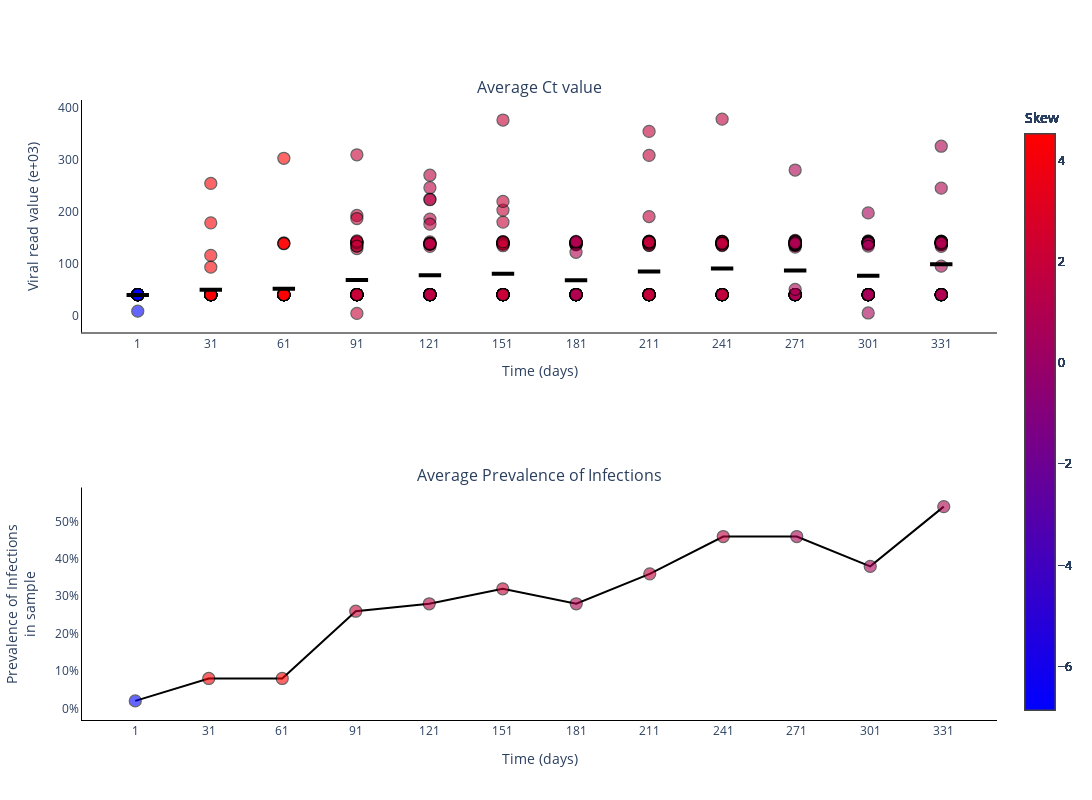

The cell this chart's notebook holds for it:
### Markdown cell above
### Plot Ct values for different experiments

### Code cell
fig = go.Figure()
fig = make_subplots(rows=2, cols=1, subplot_titles=('Average Ct value', 'Average Prevalence of Infections'))

skews = skew(vr_values[0, :, :], axis=1)
print(skews)

for _ in range(sample_size):
    fig.add_trace(
        go.Scatter(
            y=vr_values[0, :, _].tolist(),
            x=sample_points,
            mode='markers',
            name='Average Ct value',
            marker_line=dict(width=1.25, color='black'),
            marker_color=skews,
            marker_colorscale='BlueRed',
            marker_colorbar_title=dict(
                text='Skew',
                side='top'),
            marker_size=12,
            marker_opacity=0.6,
            marker_showscale=True,
            showlegend=False,
        ),
        row=1,
        col=1
    )

fig.add_trace(
    go.Scatter(
        y=np.mean(vr_values[0, :, :], axis=1).tolist(),
        x=sample_points,
        mode='markers',
        name='Median Ct value',
        marker_color='black',
        marker_line=dict(width=4, color='black'),
        marker_symbol='line-ew',
        marker_size=16,
        showlegend=False,
    ),
    row=1,
    col=1
)

fig.add_trace(
    go.Scatter(
        y=(infec[0, :]/sample_size).tolist(),
        x=sample_points,
        mode='lines+markers',
        connectgaps=True,
        name='Average Prevalence of Infections',
        marker_line=dict(width=1.25, color='black'),
        marker_color=skews,
        marker_colorscale='BlueRed',
        marker_colorbar_title=dict(
            text='Skew',
            side='top'),
        marker_opacity=0.6,
        marker_size=12,
        marker_showscale=True,
        line_color='black',
        showlegend=False,
    ),
    row=2,
    col=1
)

# Add axis labels
fig.update_layout(
    width=1100, 
    height=800,
    plot_bgcolor='white',
    xaxis=dict(
        linecolor='black',
        tickvals=sample_points.tolist(),
        title = 'Time (days)'
        ),
    yaxis=dict(
        linecolor='black',
        title = 'Viral read value (e+03)'),
    xaxis2=dict(
        linecolor='black',
        tickvals=sample_points.tolist(),
        title = 'Time (days)'
        ),
    yaxis2=dict(
        linecolor='black',
        tickformat = '.0%',
        title = 'Prevalence of Infections<br>in sample')
    #legend=dict(
    #    orientation="h",
    #    yanchor="bottom",
    #    y=1.02,
    #    xanchor="right",
    #    x=1
    #)
    )

fig.write_image('images/Viral_read_values.pdf')
fig.show()

### Figure 1 — Plotly figure (JSON) as saved in the notebook; plotly's stock layout.template omitted (floating-point values rounded to 4 significant figures)
{"data": [{"marker": {"color": [-6.857, 4.31, 4.523, 2.06, 1.502, 2.059, 0.9907, 1.872, 1.763, 0.8713, 0.6503, 0.9963], "colorbar": {"title": {"side": "top", "text": "Skew"}}, "colorscale": [[0, "rgb(0,0,255)"], [1, "rgb(255,0,0)"]], "line": {"color": "black", "width": 1.25}, "opacity": 0.6, "showscale": true, "size": 12}, "mode": "markers", "name": "Average Ct value", "showlegend": false, "type": "scatter", "x": [1, 31, 61, 91, 121, 151, 181, 211, 241, 271, 301, 331], "xaxis": "x", "y": [40, 40, 40, 40, 40, 40, 40, 40, 40, 40, 40, 40], "yaxis": "y"}, {"marker": {"color": [-6.857, 4.31, 4.523, 2.06, 1.502, 2.059, 0.9907, 1.872, 1.763, 0.8713, 0.6503, 0.9963], "colorbar": {"title": {"side": "top", "text": "Skew"}}, "colorscale": [[0, "rgb(0,0,255)"], [1, "rgb(255,0,0)"]], "line": {"color": "black", "width": 1.25}, "opacity": 0.6, "showscale": true, "size": 12}, "mode": "markers", "name": "Average Ct value", "showlegend": false, "type": "scatter", "x": [1, 31, 61, 91, 121, 151, 181, 211, 241, 271, 301, 331], "xaxis": "x", "y": [40, 40, 40, 40, 40, 40, 40, 40, 40, 40, 40, 40], "yaxis": "y"}, {"marker": {"color": [-6.857, 4.31, 4.523, 2.06, 1.502, 2.059, 0.9907, 1.872, 1.763, 0.8713, 0.6503, 0.9963], "colorbar": {"title": {"side": "top", "text": "Skew"}}, "colorscale": [[0, "rgb(0,0,255)"], [1, "rgb(255,0,0)"]], "line": {"color": "black", "width": 1.25}, "opacity": 0.6, "showscale": true, "size": 12}, "mode": "markers", "name": "Average Ct value", "showlegend": false, "type": "scatter", "x": [1, 31, 61, 91, 121, 151, 181, 211, 241, 271, 301, 331], "xaxis": "x", "y": [40, 40, 40, 40, 40, 40, 40, 40, 40, 40, 40, 40], "yaxis": "y"}, {"marker": {"color": [-6.857, 4.31, 4.523, 2.06, 1.502, 2.059, 0.9907, 1.872, 1.763, 0.8713, 0.6503, 0.9963], "colorbar": {"title": {"side": "top", "text": "Skew"}}, "colorscale": [[0, "rgb(0,0,255)"], [1, "rgb(255,0,0)"]], "line": {"color": "black", "width": 1.25}, "opacity": 0.6, "showscale": true, "size": 12}, "mode": "markers", "name": "Average Ct value", "showlegend": false, "type": "scatter", "x": [1, 31, 61, 91, 121, 151, 181, 211, 241, 271, 301, 331], "xaxis": "x", "y": [40, 40, 40, 40, 40, 40, 40, 40, 40, 40, 40, 40], "yaxis": "y"}, {"marker": {"color": [-6.857, 4.31, 4.523, 2.06, 1.502, 2.059, 0.9907, 1.872, 1.763, 0.8713, 0.6503, 0.9963], "colorbar": {"title": {"side": "top", "text": "Skew"}}, "colorscale": [[0, "rgb(0,0,255)"], [1, "rgb(255,0,0)"]], "line": {"color": "black", "width": 1.25}, "opacity": 0.6, "showscale": true, "size": 12}, "mode": "markers", "name": "Average Ct value", "showlegend": false, "type": "scatter", "x": [1, 31, 61, 91, 121, 151, 181, 211, 241, 271, 301, 331], "xaxis": "x", "y": [40, 40, 40, 40, 40, 40, 40, 40, 40, 40, 40, 40], "yaxis": "y"}, {"marker": {"color": [-6.857, 4.31, 4.523, 2.06, 1.502, 2.059, 0.9907, 1.872, 1.763, 0.8713, 0.6503, 0.9963], "colorbar": {"title": {"side": "top", "text": "Skew"}}, "colorscale": [[0, "rgb(0,0,255)"], [1, "rgb(255,0,0)"]], "line": {"color": "black", "width": 1.25}, "opacity": 0.6, "showscale": true, "size": 12}, "mode": "markers", "name": "Average Ct value", "showlegend": false, "type": "scatter", "x": [1, 31, 61, 91, 121, 151, 181, 211, 241, 271, 301, 331], "xaxis": "x", "y": [40, 40, 40, 40, 40, 40, 40, 40, 40, 40, 40, 40], "yaxis": "y"}, {"marker": {"color": [-6.857, 4.31, 4.523, 2.06, 1.502, 2.059, 0.9907, 1.872, 1.763, 0.8713, 0.6503, 0.9963], "colorbar": {"title": {"side": "top", "text": "Skew"}}, "colorscale": [[0, "rgb(0,0,255)"], [1, "rgb(255,0,0)"]], "line": {"color": "black", "width": 1.25}, "opacity": 0.6, "showscale": true, "size": 12}, "mode": "markers", "name": "Average Ct value", "showlegend": false, "type": "scatter", "x": [1, 31, 61, 91, 121, 151, 181, 211, 241, 271, 301, 331], "xaxis": "x", "y": [40, 40, 40, 40, 40, 40, 40, 40, 40, 40, 40, 40], "yaxis": "y"}, {"marker": {"color": [-6.857, 4.31, 4.523, 2.06, 1.502, 2.059, 0.9907, 1.872, 1.763, 0.8713, 0.6503, 0.9963], "colorbar": {"title": {"side": "top", "text": "Skew"}}, "colorscale": [[0, "rgb(0,0,255)"], [1, "rgb(255,0,0)"]], "line": {"color": "black", "width": 1.25}, "opacity": 0.6, "showscale": true, "size": 12}, "mode": "markers", "name": "Average Ct value", "showlegend": false, "type": "scatter", "x": [1, 31, 61, 91, 121, 151, 181, 211, 241, 271, 301, 331], "xaxis": "x", "y": [40, 40, 40, 40, 40, 40, 40, 40, 40, 40, 40, 40], "yaxis": "y"}, {"marker": {"color": [-6.857, 4.31, 4.523, 2.06, 1.502, 2.059, 0.9907, 1.872, 1.763, 0.8713, 0.6503, 0.9963], "colorbar": {"title": {"side": "top", "text": "Skew"}}, "colorscale": [[0, "rgb(0,0,255)"], [1, "rgb(255,0,0)"]], "line": {"color": "black", "width": 1.25}, "opacity": 0.6, "showscale": true, "size": 12}, "mode": "markers", "name": "Average Ct value", "showlegend": false, "type": "scatter", "x": [1, 31, 61, 91, 121, 151, 181, 211, 241, 271, 301, 331], "xaxis": "x", "y": [40, 40, 40, 40, 40, 40, 40, 40, 40, 40, 40, 40], "yaxis": "y"}, {"marker": {"color": [-6.857, 4.31, 4.523, 2.06, 1.502, 2.059, 0.9907, 1.872, 1.763, 0.8713, 0.6503, 0.9963], "colorbar": {"title": {"side": "top", "text": "Skew"}}, "colorscale": [[0, "rgb(0,0,255)"], [1, "rgb(255,0,0)"]], "line": {"color": "black", "width": 1.25}, "opacity": 0.6, "showscale": true, "size": 12}, "mode": "markers", "name": "Average Ct value", "showlegend": false, "type": "scatter", "x": [1, 31, 61, 91, 121, 151, 181, 211, 241, 271, 301, 331], "xaxis": "x", "y": [40, 40, 40, 40, 40, 40, 40, 40, 40, 40, 40, 40], "yaxis": "y"}, {"marker": {"color": [-6.857, 4.31, 4.523, 2.06, 1.502, 2.059, 0.9907, 1.872, 1.763, 0.8713, 0.6503, 0.9963], "colorbar": {"title": {"side": "top", "text": "Skew"}}, "colorscale": [[0, "rgb(0,0,255)"], [1, "rgb(255,0,0)"]], "line": {"color": "black", "width": 1.25}, "opacity": 0.6, "showscale": true, "size": 12}, "mode": "markers", "name": "Average Ct value", "showlegend": false, "type": "scatter", "x": [1, 31, 61, 91, 121, 151, 181, 211, 241, 271, 301, 331], "xaxis": "x", "y": [40, 40, 40, 40, 40, 40, 40, 40, 40, 40, 40, 40], "yaxis": "y"}, {"marker": {"color": [-6.857, 4.31, 4.523, 2.06, 1.502, 2.059, 0.9907, 1.872, 1.763, 0.8713, 0.6503, 0.9963], "colorbar": {"title": {"side": "top", "text": "Skew"}}, "colorscale": [[0, "rgb(0,0,255)"], [1, "rgb(255,0,0)"]], "line": {"color": "black", "width": 1.25}, "opacity": 0.6, "showscale": true, "size": 12}, "mode": "markers", "name": "Average Ct value", "showlegend": false, "type": "scatter", "x": [1, 31, 61, 91, 121, 151, 181, 211, 241, 271, 301, 331], "xaxis": "x", "y": [40, 40, 40, 40, 40, 40, 40, 40, 40, 40, 40, 40], "yaxis": "y"}, {"marker": {"color": [-6.857, 4.31, 4.523, 2.06, 1.502, 2.059, 0.9907, 1.872, 1.763, 0.8713, 0.6503, 0.9963], "colorbar": {"title": {"side": "top", "text": "Skew"}}, "colorscale": [[0, "rgb(0,0,255)"], [1, "rgb(255,0,0)"]], "line": {"color": "black", "width": 1.25}, "opacity": 0.6, "showscale": true, "size": 12}, "mode": "markers", "name": "Average Ct value", "showlegend": false, "type": "scatter", "x": [1, 31, 61, 91, 121, 151, 181, 211, 241, 271, 301, 331], "xaxis": "x", "y": [40, 40, 40, 40, 40, 40, 40, 40, 40, 40, 40, 40], "yaxis": "y"}, {"marker": {"color": [-6.857, 4.31, 4.523, 2.06, 1.502, 2.059, 0.9907, 1.872, 1.763, 0.8713, 0.6503, 0.9963], "colorbar": {"title": {"side": "top", "text": "Skew"}}, "colorscale": [[0, "rgb(0,0,255)"], [1, "rgb(255,0,0)"]], "line": {"color": "black", "width": 1.25}, "opacity": 0.6, "showscale": true, "size": 12}, "mode": "markers", "name": "Average Ct value", "showlegend": false, "type": "scatter", "x": [1, 31, 61, 91, 121, 151, 181, 211, 241, 271, 301, 331], "xaxis": "x", "y": [40, 40, 40, 40, 40, 40, 40, 40, 40, 40, 40, 40], "yaxis": "y"}, {"marker": {"color": [-6.857, 4.31, 4.523, 2.06, 1.502, 2.059, 0.9907, 1.872, 1.763, 0.8713, 0.6503, 0.9963], "colorbar": {"title": {"side": "top", "text": "Skew"}}, "colorscale": [[0, "rgb(0,0,255)"], [1, "rgb(255,0,0)"]], "line": {"color": "black", "width": 1.25}, "opacity": 0.6, "showscale": true, "size": 12}, "mode": "markers", "name": "Average Ct value", "showlegend": false, "type": "scatter", "x": [1, 31, 61, 91, 121, 151, 181, 211, 241, 271, 301, 331], "xaxis": "x", "y": [40, 40, 40, 40, 40, 40, 40, 40, 40, 40, 40, 40], "yaxis": "y"}, {"marker": {"color": [-6.857, 4.31, 4.523, 2.06, 1.502, 2.059, 0.9907, 1.872, 1.763, 0.8713, 0.6503, 0.9963], "colorbar": {"title": {"side": "top", "text": "Skew"}}, "colorscale": [[0, "rgb(0,0,255)"], [1, "rgb(255,0,0)"]], "line": {"color": "black", "width": 1.25}, "opacity": 0.6, "showscale": true, "size": 12}, "mode": "markers", "name": "Average Ct value", "showlegend": false, "type": "scatter", "x": [1, 31, 61, 91, 121, 151, 181, 211, 241, 271, 301, 331], "xaxis": "x", "y": [40, 40, 40, 40, 40, 40, 40, 40, 40, 40, 40, 40], "yaxis": "y"}, {"marker": {"color": [-6.857, 4.31, 4.523, 2.06, 1.502, 2.059, 0.9907, 1.872, 1.763, 0.8713, 0.6503, 0.9963], "colorbar": {"title": {"side": "top", "text": "Skew"}}, "colorscale": [[0, "rgb(0,0,255)"], [1, "rgb(255,0,0)"]], "line": {"color": "black", "width": 1.25}, "opacity": 0.6, "showscale": true, "size": 12}, "mode": "markers", "name": "Average Ct value", "showlegend": false, "type": "scatter", "x": [1, 31, 61, 91, 121, 151, 181, 211, 241, 271, 301, 331], "xaxis": "x", "y": [40, 40, 40, 40, 40, 40, 40, 40, 40, 40, 40, 40], "yaxis": "y"}, {"marker": {"color": [-6.857, 4.31, 4.523, 2.06, 1.502, 2.059, 0.9907, 1.872, 1.763, 0.8713, 0.6503, 0.9963], "colorbar": {"title": {"side": "top", "text": "Skew"}}, "colorscale": [[0, "rgb(0,0,255)"], [1, "rgb(255,0,0)"]], "line": {"color": "black", "width": 1.25}, "opacity": 0.6, "showscale": true, "size": 12}, "mode": "markers", "name": "Average Ct value", "showlegend": false, "type": "scatter", "x": [1, 31, 61, 91, 121, 151, 181, 211, 241, 271, 301, 331], "xaxis": "x", "y": [40, 40, 40, 40, 40, 40, 40, 40, 40, 40, 40, 40], "yaxis": "y"}, {"marker": {"color": [-6.857, 4.31, 4.523, 2.06, 1.502, 2.059, 0.9907, 1.872, 1.763, 0.8713, 0.6503, 0.9963], "colorbar": {"title": {"side": "top", "text": "Skew"}}, "colorscale": [[0, "rgb(0,0,255)"], [1, "rgb(255,0,0)"]], "line": {"color": "black", "width": 1.25}, "opacity": 0.6, "showscale": true, "size": 12}, "mode": "markers", "name": "Average Ct value", "showlegend": false, "type": "scatter", "x": [1, 31, 61, 91, 121, 151, 181, 211, 241, 271, 301, 331], "xaxis": "x", "y": [40, 40, 40, 40, 40, 40, 40, 40, 40, 40, 40, 40], "yaxis": "y"}, {"marker": {"color": [-6.857, 4.31, 4.523, 2.06, 1.502, 2.059, 0.9907, 1.872, 1.763, 0.8713, 0.6503, 0.9963], "colorbar": {"title": {"side": "top", "text": "Skew"}}, "colorscale": [[0, "rgb(0,0,255)"], [1, "rgb(255,0,0)"]], "line": {"color": "black", "width": 1.25}, "opacity": 0.6, "showscale": true, "size": 12}, "mode": "markers", "name": "Average Ct value", "showlegend": false, "type": "scatter", "x": [1, 31, 61, 91, 121, 151, 181, 211, 241, 271, 301, 331], "xaxis": "x", "y": [40, 40, 40, 40, 40, 40, 40, 40, 40, 40, 40, 40], "yaxis": "y"}, {"marker": {"color": [-6.857, 4.31, 4.523, 2.06, 1.502, 2.059, 0.9907, 1.872, 1.763, 0.8713, 0.6503, 0.9963], "colorbar": {"title": {"side": "top", "text": "Skew"}}, "colorscale": [[0, "rgb(0,0,255)"], [1, "rgb(255,0,0)"]], "line": {"color": "black", "width": 1.25}, "opacity": 0.6, "showscale": true, "size": 12}, "mode": "markers", "name": "Average Ct value", "showlegend": false, "type": "scatter", "x": [1, 31, 61, 91, 121, 151, 181, 211, 241, 271, 301, 331], "xaxis": "x", "y": [40, 40, 40, 40, 40, 40, 40, 40, 40, 40, 40, 40], "yaxis": "y"}, {"marker": {"color": [-6.857, 4.31, 4.523, 2.06, 1.502, 2.059, 0.9907, 1.872, 1.763, 0.8713, 0.6503, 0.9963], "colorbar": {"title": {"side": "top", "text": "Skew"}}, "colorscale": [[0, "rgb(0,0,255)"], [1, "rgb(255,0,0)"]], "line": {"color": "black", "width": 1.25}, "opacity": 0.6, "showscale": true, "size": 12}, "mode": "markers", "name": "Average Ct value", "showlegend": false, "type": "scatter", "x": [1, 31, 61, 91, 121, 151, 181, 211, 241, 271, 301, 331], "xaxis": "x", "y": [40, 40, 40, 40, 40, 40, 40, 40, 40, 40, 40, 40], "yaxis": "y"}, {"marker": {"color": [-6.857, 4.31, 4.523, 2.06, 1.502, 2.059, 0.9907, 1.872, 1.763, 0.8713, 0.6503, 0.9963], "colorbar": {"title": {"side": "top", "text": "Skew"}}, "colorscale": [[0, "rgb(0,0,255)"], [1, "rgb(255,0,0)"]], "line": {"color": "black", "width": 1.25}, "opacity": 0.6, "showscale": true, "size": 12}, "mode": "markers", "name": "Average Ct value", "showlegend": false, "type": "scatter", "x": [1, 31, 61, 91, 121, 151, 181, 211, 241, 271, 301, 331], "xaxis": "x", "y": [40, 40, 40, 40, 40, 40, 40, 40, 40, 40, 40, 40], "yaxis": "y"}, {"marker": {"color": [-6.857, 4.31, 4.523, 2.06, 1.502, 2.059, 0.9907, 1.872, 1.763, 0.8713, 0.6503, 0.9963], "colorbar": {"title": {"side": "top", "text": "Skew"}}, "colorscale": [[0, "rgb(0,0,255)"], [1, "rgb(255,0,0)"]], "line": {"color": "black", "width": 1.25}, "opacity": 0.6, "showscale": true, "size": 12}, "mode": "markers", "name": "Average Ct value", "showlegend": false, "type": "scatter", "x": [1, 31, 61, 91, 121, 151, 181, 211, 241, 271, 301, 331], "xaxis": "x", "y": [40, 40, 40, 40, 40, 40, 40, 40, 40, 40, 40, 136.8], "yaxis": "y"}, {"marker": {"color": [-6.857, 4.31, 4.523, 2.06, 1.502, 2.059, 0.9907, 1.872, 1.763, 0.8713, 0.6503, 0.9963], "colorbar": {"title": {"side": "top", "text": "Skew"}}, "colorscale": [[0, "rgb(0,0,255)"], [1, "rgb(255,0,0)"]], "line": {"color": "black", "width": 1.25}, "opacity": 0.6, "showscale": true, "size": 12}, "mode": "markers", "name": "Average Ct value", "showlegend": false, "type": "scatter", "x": [1, 31, 61, 91, 121, 151, 181, 211, 241, 271, 301, 331], "xaxis": "x", "y": [40, 40, 40, 40, 40, 40, 40, 40, 40, 40, 40, 141.5], "yaxis": "y"}, {"marker": {"color": [-6.857, 4.31, 4.523, 2.06, 1.502, 2.059, 0.9907, 1.872, 1.763, 0.8713, 0.6503, 0.9963], "colorbar": {"title": {"side": "top", "text": "Skew"}}, "colorscale": [[0, "rgb(0,0,255)"], [1, "rgb(255,0,0)"]], "line": {"color": "black", "width": 1.25}, "opacity": 0.6, "showscale": true, "size": 12}, "mode": "markers", "name": "Average Ct value", "showlegend": false, "type": "scatter", "x": [1, 31, 61, 91, 121, 151, 181, 211, 241, 271, 301, 331], "xaxis": "x", "y": [40, 40, 40, 40, 40, 40, 40, 40, 40, 40, 40, 140.5], "yaxis": "y"}, {"marker": {"color": [-6.857, 4.31, 4.523, 2.06, 1.502, 2.059, 0.9907, 1.872, 1.763, 0.8713, 0.6503, 0.9963], "colorbar": {"title": {"side": "top", "text": "Skew"}}, "colorscale": [[0, "rgb(0,0,255)"], [1, "rgb(255,0,0)"]], "line": {"color": "black", "width": 1.25}, "opacity": 0.6, "showscale": true, "size": 12}, "mode": "markers", "name": "Average Ct value", "showlegend": false, "type": "scatter", "x": [1, 31, 61, 91, 121, 151, 181, 211, 241, 271, 301, 331], "xaxis": "x", "y": [40, 40, 40, 40, 40, 40, 40, 40, 40, 40, 40, 244.7], "yaxis": "y"}, {"marker": {"color": [-6.857, 4.31, 4.523, 2.06, 1.502, 2.059, 0.9907, 1.872, 1.763, 0.8713, 0.6503, 0.9963], "colorbar": {"title": {"side": "top", "text": "Skew"}}, "colorscale": [[0, "rgb(0,0,255)"], [1, "rgb(255,0,0)"]], "line": {"color": "black", "width": 1.25}, "opacity": 0.6, "showscale": true, "size": 12}, "mode": "markers", "name": "Average Ct value", "showlegend": false, "type": "scatter", "x": [1, 31, 61, 91, 121, 151, 181, 211, 241, 271, 301, 331], "xaxis": "x", "y": [40, 40, 40, 40, 40, 40, 40, 40, 141.5, 136.7, 40, 139.6], "yaxis": "y"}, {"marker": {"color": [-6.857, 4.31, 4.523, 2.06, 1.502, 2.059, 0.9907, 1.872, 1.763, 0.8713, 0.6503, 0.9963], "colorbar": {"title": {"side": "top", "text": "Skew"}}, "colorscale": [[0, "rgb(0,0,255)"], [1, "rgb(255,0,0)"]], "line": {"color": "black", "width": 1.25}, "opacity": 0.6, "showscale": true, "size": 12}, "mode": "markers", "name": "Average Ct value", "showlegend": false, "type": "scatter", "x": [1, 31, 61, 91, 121, 151, 181, 211, 241, 271, 301, 331], "xaxis": "x", "y": [40, 40, 40, 40, 40, 40, 40, 40, 142.2, 140.9, 40, 142.9], "yaxis": "y"}, {"marker": {"color": [-6.857, 4.31, 4.523, 2.06, 1.502, 2.059, 0.9907, 1.872, 1.763, 0.8713, 0.6503, 0.9963], "colorbar": {"title": {"side": "top", "text": "Skew"}}, "colorscale": [[0, "rgb(0,0,255)"], [1, "rgb(255,0,0)"]], "line": {"color": "black", "width": 1.25}, "opacity": 0.6, "showscale": true, "size": 12}, "mode": "markers", "name": "Average Ct value", "showlegend": false, "type": "scatter", "x": [1, 31, 61, 91, 121, 151, 181, 211, 241, 271, 301, 331], "xaxis": "x", "y": [40, 40, 40, 40, 40, 40, 40, 40, 139.6, 279.5, 40, 139.7], "yaxis": "y"}, {"marker": {"color": [-6.857, 4.31, 4.523, 2.06, 1.502, 2.059, 0.9907, 1.872, 1.763, 0.8713, 0.6503, 0.9963], "colorbar": {"title": {"side": "top", "text": "Skew"}}, "colorscale": [[0, "rgb(0,0,255)"], [1, "rgb(255,0,0)"]], "line": {"color": "black", "width": 1.25}, "opacity": 0.6, "showscale": true, "size": 12}, "mode": "markers", "name": "Average Ct value", "showlegend": false, "type": "scatter", "x": [1, 31, 61, 91, 121, 151, 181, 211, 241, 271, 301, 331], "xaxis": "x", "y": [40, 40, 40, 40, 40, 40, 40, 40, 137.0, 141.8, 40, 138.8], "yaxis": "y"}, {"marker": {"color": [-6.857, 4.31, 4.523, 2.06, 1.502, 2.059, 0.9907, 1.872, 1.763, 0.8713, 0.6503, 0.9963], "colorbar": {"title": {"side": "top", "text": "Skew"}}, "colorscale": [[0, "rgb(0,0,255)"], [1, "rgb(255,0,0)"]], "line": {"color": "black", "width": 1.25}, "opacity": 0.6, "showscale": true, "size": 12}, "mode": "markers", "name": "Average Ct value", "showlegend": false, "type": "scatter", "x": [1, 31, 61, 91, 121, 151, 181, 211, 241, 271, 301, 331], "xaxis": "x", "y": [40, 40, 40, 40, 40, 40, 40, 40, 136.9, 140.9, 138.6, 142.6], "yaxis": "y"}, {"marker": {"color": [-6.857, 4.31, 4.523, 2.06, 1.502, 2.059, 0.9907, 1.872, 1.763, 0.8713, 0.6503, 0.9963], "colorbar": {"title": {"side": "top", "text": "Skew"}}, "colorscale": [[0, "rgb(0,0,255)"], [1, "rgb(255,0,0)"]], "line": {"color": "black", "width": 1.25}, "opacity": 0.6, "showscale": true, "size": 12}, "mode": "markers", "name": "Average Ct value", "showlegend": false, "type": "scatter", "x": [1, 31, 61, 91, 121, 151, 181, 211, 241, 271, 301, 331], "xaxis": "x", "y": [40, 40, 40, 40, 40, 40, 40, 140.0, 140.1, 134.0, 138.9, 139.5], "yaxis": "y"}, {"marker": {"color": [-6.857, 4.31, 4.523, 2.06, 1.502, 2.059, 0.9907, 1.872, 1.763, 0.8713, 0.6503, 0.9963], "colorbar": {"title": {"side": "top", "text": "Skew"}}, "colorscale": [[0, "rgb(0,0,255)"], [1, "rgb(255,0,0)"]], "line": {"color": "black", "width": 1.25}, "opacity": 0.6, "showscale": true, "size": 12}, "mode": "markers", "name": "Average Ct value", "showlegend": false, "type": "scatter", "x": [1, 31, 61, 91, 121, 151, 181, 211, 241, 271, 301, 331], "xaxis": "x", "y": [40, 40, 40, 40, 40, 40, 40, 139.6, 136.5, 131.4, 139.8, 325.2], "yaxis": "y"}, {"marker": {"color": [-6.857, 4.31, 4.523, 2.06, 1.502, 2.059, 0.9907, 1.872, 1.763, 0.8713, 0.6503, 0.9963], "colorbar": {"title": {"side": "top", "text": "Skew"}}, "colorscale": [[0, "rgb(0,0,255)"], [1, "rgb(255,0,0)"]], "line": {"color": "black", "width": 1.25}, "opacity": 0.6, "showscale": true, "size": 12}, "mode": "markers", "name": "Average Ct value", "showlegend": false, "type": "scatter", "x": [1, 31, 61, 91, 121, 151, 181, 211, 241, 271, 301, 331], "xaxis": "x", "y": [40, 40, 40, 40, 40, 140.8, 40, 137.5, 139.5, 138.0, 141.9, 136.8], "yaxis": "y"}, {"marker": {"color": [-6.857, 4.31, 4.523, 2.06, 1.502, 2.059, 0.9907, 1.872, 1.763, 0.8713, 0.6503, 0.9963], "colorbar": {"title": {"side": "top", "text": "Skew"}}, "colorscale": [[0, "rgb(0,0,255)"], [1, "rgb(255,0,0)"]], "line": {"color": "black", "width": 1.25}, "opacity": 0.6, "showscale": true, "size": 12}, "mode": "markers", "name": "Average Ct value", "showlegend": false, "type": "scatter", "x": [1, 31, 61, 91, 121, 151, 181, 211, 241, 271, 301, 331], "xaxis": "x", "y": [40, 40, 40, 40, 40, 179.4, 40, 142.1, 137.1, 141.2, 136.6, 141.3], "yaxis": "y"}, {"marker": {"color": [-6.857, 4.31, 4.523, 2.06, 1.502, 2.059, 0.9907, 1.872, 1.763, 0.8713, 0.6503, 0.9963], "colorbar": {"title": {"side": "top", "text": "Skew"}}, "colorscale": [[0, "rgb(0,0,255)"], [1, "rgb(255,0,0)"]], "line": {"color": "black", "width": 1.25}, "opacity": 0.6, "showscale": true, "size": 12}, "mode": "markers", "name": "Average Ct value", "showlegend": false, "type": "scatter", "x": [1, 31, 61, 91, 121, 151, 181, 211, 241, 271, 301, 331], "xaxis": "x", "y": [40, 40, 40, 40, 132.6, 138.8, 139.3, 138.1, 139.8, 135.1, 143.1, 136.0], "yaxis": "y"}, {"marker": {"color": [-6.857, 4.31, 4.523, 2.06, 1.502, 2.059, 0.9907, 1.872, 1.763, 0.8713, 0.6503, 0.9963], "colorbar": {"title": {"side": "top", "text": "Skew"}}, "colorscale": [[0, "rgb(0,0,255)"], [1, "rgb(255,0,0)"]], "line": {"color": "black", "width": 1.25}, "opacity": 0.6, "showscale": true, "size": 12}, "mode": "markers", "name": "Average Ct value", "showlegend": false, "type": "scatter", "x": [1, 31, 61, 91, 121, 151, 181, 211, 241, 271, 301, 331], "xaxis": "x", "y": [40, 40, 40, 128.5, 223.6, 138.0, 139.0, 307.7, 135.3, 144.1, 138.3, 138.3], "yaxis": "y"}, {"marker": {"color": [-6.857, 4.31, 4.523, 2.06, 1.502, 2.059, 0.9907, 1.872, 1.763, 0.8713, 0.6503, 0.9963], "colorbar": {"title": {"side": "top", "text": "Skew"}}, "colorscale": [[0, "rgb(0,0,255)"], [1, "rgb(255,0,0)"]], "line": {"color": "black", "width": 1.25}, "opacity": 0.6, "showscale": true, "size": 12}, "mode": "markers", "name": "Average Ct value", "showlegend": false, "type": "scatter", "x": [1, 31, 61, 91, 121, 151, 181, 211, 241, 271, 301, 331], "xaxis": "x", "y": [40, 40, 40, 140.0, 222.4, 142.1, 140.5, 137.7, 136.7, 139.7, 140.6, 138.2], "yaxis": "y"}, {"marker": {"color": [-6.857, 4.31, 4.523, 2.06, 1.502, 2.059, 0.9907, 1.872, 1.763, 0.8713, 0.6503, 0.9963], "colorbar": {"title": {"side": "top", "text": "Skew"}}, "colorscale": [[0, "rgb(0,0,255)"], [1, "rgb(255,0,0)"]], "line": {"color": "black", "width": 1.25}, "opacity": 0.6, "showscale": true, "size": 12}, "mode": "markers", "name": "Average Ct value", "showlegend": false, "type": "scatter", "x": [1, 31, 61, 91, 121, 151, 181, 211, 241, 271, 301, 331], "xaxis": "x", "y": [40, 40, 40, 139.5, 138.3, 202.4, 135.6, 353.7, 141.1, 143.2, 137.5, 140.8], "yaxis": "y"}, {"marker": {"color": [-6.857, 4.31, 4.523, 2.06, 1.502, 2.059, 0.9907, 1.872, 1.763, 0.8713, 0.6503, 0.9963], "colorbar": {"title": {"side": "top", "text": "Skew"}}, "colorscale": [[0, "rgb(0,0,255)"], [1, "rgb(255,0,0)"]], "line": {"color": "black", "width": 1.25}, "opacity": 0.6, "showscale": true, "size": 12}, "mode": "markers", "name": "Average Ct value", "showlegend": false, "type": "scatter", "x": [1, 31, 61, 91, 121, 151, 181, 211, 241, 271, 301, 331], "xaxis": "x", "y": [40, 40, 40, 133.9, 245.4, 139.6, 139.1, 190.0, 142.0, 135.9, 141.7, 137.5], "yaxis": "y"}, {"marker": {"color": [-6.857, 4.31, 4.523, 2.06, 1.502, 2.059, 0.9907, 1.872, 1.763, 0.8713, 0.6503, 0.9963], "colorbar": {"title": {"side": "top", "text": "Skew"}}, "colorscale": [[0, "rgb(0,0,255)"], [1, "rgb(255,0,0)"]], "line": {"color": "black", "width": 1.25}, "opacity": 0.6, "showscale": true, "size": 12}, "mode": "markers", "name": "Average Ct value", "showlegend": false, "type": "scatter", "x": [1, 31, 61, 91, 121, 151, 181, 211, 241, 271, 301, 331], "xaxis": "x", "y": [40, 40, 40, 3.973, 141.4, 137.8, 140.4, 142.6, 139.5, 50.11, 140.4, 94.71], "yaxis": "y"}, {"marker": {"color": [-6.857, 4.31, 4.523, 2.06, 1.502, 2.059, 0.9907, 1.872, 1.763, 0.8713, 0.6503, 0.9963], "colorbar": {"title": {"side": "top", "text": "Skew"}}, "colorscale": [[0, "rgb(0,0,255)"], [1, "rgb(255,0,0)"]], "line": {"color": "black", "width": 1.25}, "opacity": 0.6, "showscale": true, "size": 12}, "mode": "markers", "name": "Average Ct value", "showlegend": false, "type": "scatter", "x": [1, 31, 61, 91, 121, 151, 181, 211, 241, 271, 301, 331], "xaxis": "x", "y": [40, 40, 40, 192.1, 137.4, 137.4, 140.4, 142.1, 377.3, 136.2, 138.8, 141.5], "yaxis": "y"}, {"marker": {"color": [-6.857, 4.31, 4.523, 2.06, 1.502, 2.059, 0.9907, 1.872, 1.763, 0.8713, 0.6503, 0.9963], "colorbar": {"title": {"side": "top", "text": "Skew"}}, "colorscale": [[0, "rgb(0,0,255)"], [1, "rgb(255,0,0)"]], "line": {"color": "black", "width": 1.25}, "opacity": 0.6, "showscale": true, "size": 12}, "mode": "markers", "name": "Average Ct value", "showlegend": false, "type": "scatter", "x": [1, 31, 61, 91, 121, 151, 181, 211, 241, 271, 301, 331], "xaxis": "x", "y": [40, 40, 40, 140.9, 136.7, 139.8, 137.0, 139.4, 137.0, 140.6, 141.6, 137.0], "yaxis": "y"}, {"marker": {"color": [-6.857, 4.31, 4.523, 2.06, 1.502, 2.059, 0.9907, 1.872, 1.763, 0.8713, 0.6503, 0.9963], "colorbar": {"title": {"side": "top", "text": "Skew"}}, "colorscale": [[0, "rgb(0,0,255)"], [1, "rgb(255,0,0)"]], "line": {"color": "black", "width": 1.25}, "opacity": 0.6, "showscale": true, "size": 12}, "mode": "markers", "name": "Average Ct value", "showlegend": false, "type": "scatter", "x": [1, 31, 61, 91, 121, 151, 181, 211, 241, 271, 301, 331], "xaxis": "x", "y": [40, 40, 40, 139.0, 138.0, 136.9, 137.3, 140.8, 141.1, 135.7, 140.7, 138.1], "yaxis": "y"}, {"marker": {"color": [-6.857, 4.31, 4.523, 2.06, 1.502, 2.059, 0.9907, 1.872, 1.763, 0.8713, 0.6503, 0.9963], "colorbar": {"title": {"side": "top", "text": "Skew"}}, "colorscale": [[0, "rgb(0,0,255)"], [1, "rgb(255,0,0)"]], "line": {"color": "black", "width": 1.25}, "opacity": 0.6, "showscale": true, "size": 12}, "mode": "markers", "name": "Average Ct value", "showlegend": false, "type": "scatter", "x": [1, 31, 61, 91, 121, 151, 181, 211, 241, 271, 301, 331], "xaxis": "x", "y": [40, 40, 40, 141.8, 185.2, 138.0, 136.8, 134.7, 139.0, 139.9, 4.737, 140.2], "yaxis": "y"}, {"marker": {"color": [-6.857, 4.31, 4.523, 2.06, 1.502, 2.059, 0.9907, 1.872, 1.763, 0.8713, 0.6503, 0.9963], "colorbar": {"title": {"side": "top", "text": "Skew"}}, "colorscale": [[0, "rgb(0,0,255)"], [1, "rgb(255,0,0)"]], "line": {"color": "black", "width": 1.25}, "opacity": 0.6, "showscale": true, "size": 12}, "mode": "markers", "name": "Average Ct value", "showlegend": false, "type": "scatter", "x": [1, 31, 61, 91, 121, 151, 181, 211, 241, 271, 301, 331], "xaxis": "x", "y": [40, 253.7, 139.4, 308.7, 138.9, 219.1, 121.4, 134.8, 134.3, 137.3, 138.8, 141.1], "yaxis": "y"}, {"marker": {"color": [-6.857, 4.31, 4.523, 2.06, 1.502, 2.059, 0.9907, 1.872, 1.763, 0.8713, 0.6503, 0.9963], "colorbar": {"title": {"side": "top", "text": "Skew"}}, "colorscale": [[0, "rgb(0,0,255)"], [1, "rgb(255,0,0)"]], "line": {"color": "black", "width": 1.25}, "opacity": 0.6, "showscale": true, "size": 12}, "mode": "markers", "name": "Average Ct value", "showlegend": false, "type": "scatter", "x": [1, 31, 61, 91, 121, 151, 181, 211, 241, 271, 301, 331], "xaxis": "x", "y": [40, 178.0, 302.1, 143.1, 269.5, 375.6, 141.3, 138.7, 142.2, 142.5, 138.5, 132.8], "yaxis": "y"}, {"marker": {"color": [-6.857, 4.31, 4.523, 2.06, 1.502, 2.059, 0.9907, 1.872, 1.763, 0.8713, 0.6503, 0.9963], "colorbar": {"title": {"side": "top", "text": "Skew"}}, "colorscale": [[0, "rgb(0,0,255)"], [1, "rgb(255,0,0)"]], "line": {"color": "black", "width": 1.25}, "opacity": 0.6, "showscale": true, "size": 12}, "mode": "markers", "name": "Average Ct value", "showlegend": false, "type": "scatter", "x": [1, 31, 61, 91, 121, 151, 181, 211, 241, 271, 301, 331], "xaxis": "x", "y": [40, 115.4, 138.5, 133.1, 175.4, 134.0, 140.7, 141.3, 138.8, 137.7, 197.1, 140.8], "yaxis": "y"}, {"marker": {"color": [-6.857, 4.31, 4.523, 2.06, 1.502, 2.059, 0.9907, 1.872, 1.763, 0.8713, 0.6503, 0.9963], "colorbar": {"title": {"side": "top", "text": "Skew"}}, "colorscale": [[0, "rgb(0,0,255)"], [1, "rgb(255,0,0)"]], "line": {"color": "black", "width": 1.25}, "opacity": 0.6, "showscale": true, "size": 12}, "mode": "markers", "name": "Average Ct value", "showlegend": false, "type": "scatter", "x": [1, 31, 61, 91, 121, 151, 181, 211, 241, 271, 301, 331], "xaxis": "x", "y": [8.239, 92.73, 137.8, 186.3, 137.1, 141.5, 142.2, 141.1, 138.4, 139.3, 133.4, 138.9], "yaxis": "y"}, {"marker": {"color": "black", "line": {"color": "black", "width": 4}, "size": 16, "symbol": "line-ew"}, "mode": "markers", "name": "Median Ct value", "showlegend": false, "type": "scatter", "x": [1, 31, 61, 91, 121, 151, 181, 211, 241, 271, 301, 331], "xaxis": "x", "y": [39.36, 49.6, 51.16, 68.22, 77.24, 80.03, 67.42, 84.44, 90.26, 86.43, 76.22, 98.52], "yaxis": "y"}, {"connectgaps": true, "line": {"color": "black"}, "marker": {"color": [-6.857, 4.31, 4.523, 2.06, 1.502, 2.059, 0.9907, 1.872, 1.763, 0.8713, 0.6503, 0.9963], "colorbar": {"title": {"side": "top", "text": "Skew"}}, "colorscale": [[0, "rgb(0,0,255)"], [1, "rgb(255,0,0)"]], "line": {"color": "black", "width": 1.25}, "opacity": 0.6, "showscale": true, "size": 12}, "mode": "lines+markers", "name": "Average Prevalence of Infections", "showlegend": false, "type": "scatter", "x": [1, 31, 61, 91, 121, 151, 181, 211, 241, 271, 301, 331], "xaxis": "x2", "y": [0.02, 0.08, 0.08, 0.26, 0.28, 0.32, 0.28, 0.36, 0.46, 0.46, 0.38, 0.54], "yaxis": "y2"}], "layout": {"annotations": [{"font": {"size": 16}, "showarrow": false, "text": "Average Ct value", "x": 0.5, "xanchor": "center", "xref": "paper", "y": 1, "yanchor": "bottom", "yref": "paper"}, {"font": {"size": 16}, "showarrow": false, "text": "Average Prevalence of Infections", "x": 0.5, "xanchor": "center", "xref": "paper", "y": 0.375, "yanchor": "bottom", "yref": "paper"}], "height": 800, "plot_bgcolor": "white", "width": 1100, "xaxis": {"anchor": "y", "domain": [0, 1], "linecolor": "black", "tickvals": [1, 31, 61, 91, 121, 151, 181, 211, 241, 271, 301, 331], "title": {"text": "Time (days)"}}, "xaxis2": {"anchor": "y2", "domain": [0, 1], "linecolor": "black", "tickvals": [1, 31, 61, 91, 121, 151, 181, 211, 241, 271, 301, 331], "title": {"text": "Time (days)"}}, "yaxis": {"anchor": "x", "domain": [0.625, 1], "linecolor": "black", "title": {"text": "Viral read value (e+03)"}}, "yaxis2": {"anchor": "x2", "domain": [0, 0.375], "linecolor": "black", "tickformat": ".0%", "title": {"text": "Prevalence of Infections<br>in sample"}}}}
